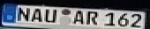
#> input picture test/resized_150.jpg, 150 x 29 px, given in place of the camera
$ python motion_detection.py
#> lines starting #> are read from the running program, lines starting #| are printed output that depends on the picture
#https://www.pyimagesearch.com/2015/05/25/basic-motion-detection-and-tracking-with-python-and-opencv/
# import the necessary packages
from imutils.video import VideoStream
import datetime
import imutils
import time
import cv2

min_area = 1500

print(cv2.__version__)

vs = VideoStream(src=0).start()
time.sleep(2.0)

# initialize the first frame in the video stream
firstFrame = None

# loop over the frames of the video
while True:
	frame = vs.read()
#> frame is the input picture: shape (29, 150, 3); mean B, G, R 112.6, 107.8, 105
	text = "No motion"

	# if the frame could not be grabbed, then we have reached the end
	# of the video
	if frame is None:
		break

	# resize the frame, convert it to grayscale, and blur it
	frame = imutils.resize(frame, width=500)
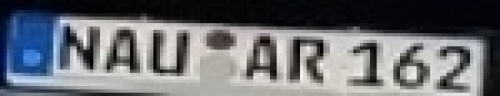
#> frame: shape (96, 500, 3); mean B, G, R 112.6, 107.7, 105
	gray = cv2.cvtColor(frame, cv2.COLOR_BGR2GRAY)
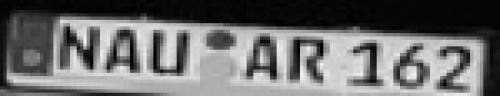
#> gray: shape (96, 500); min 0, max 244, mean 107.4
	gray = cv2.GaussianBlur(gray, (21, 21), 0)
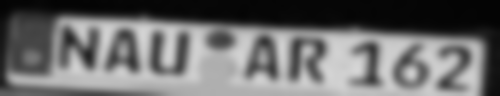
#> gray: shape (96, 500); min 3, max 214, mean 107.5

	# if the first frame is None, initialize it
	if firstFrame is None:
		firstFrame = gray
		continue

	# compute the absolute difference between the current frame and
	# first frame
	frameDelta = cv2.absdiff(firstFrame, gray)
	thresh = cv2.threshold(frameDelta, 25, 255, cv2.THRESH_BINARY)[1]

	# dilate the thresholded image to fill in holes, then find contours
	# on thresholded image
	thresh = cv2.dilate(thresh, None, iterations=2)
	cnts = cv2.findContours(thresh.copy(), cv2.RETR_EXTERNAL,
		cv2.CHAIN_APPROX_SIMPLE)
	cnts = imutils.grab_contours(cnts)

	# loop over the contours
	for c in cnts:
		# if the contour is too small, ignore it
		if cv2.contourArea(c) < min_area:
			continue

		# compute the bounding box for the contour, draw it on the frame,
		# and update the text
		(x, y, w, h) = cv2.boundingRect(c)
		cv2.rectangle(frame, (x, y), (x + w, y + h), (0, 255, 0), 2)
		text = "Motion detected"


	# draw the text and timestamp on the frame
	cv2.putText(frame, "Status: {}".format(text), (10, 20),
		cv2.FONT_HERSHEY_SIMPLEX, 0.35, (0, 0, 255), 1)
	cv2.putText(frame, datetime.datetime.now().strftime("%Y-%m-%d %H:%M:%S"),
		(10, frame.shape[0] - 10), cv2.FONT_HERSHEY_SIMPLEX, 0.35, (255, 0, 0), 1)

	cv2.imshow("Security Feed", frame)
	cv2.imshow("Thresh", thresh)
	cv2.imshow("Frame Delta", frameDelta)

	key = cv2.waitKey(1) & 0xFF
	# if the `q` key is pressed, break from the lop
	if key == ord("q"):
		break

# cleanup the camera and close any open windows
vs.stop()
cv2.destroyAllWindows()

$ run again, on test/test3.jpg
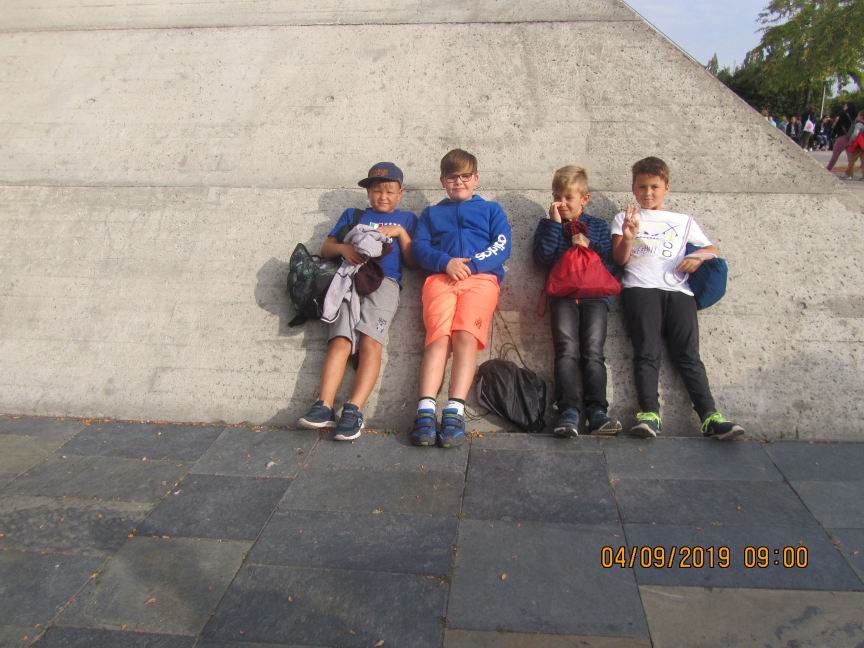
#> input picture test/test3.jpg, 3456 x 2592 px, given in place of the camera (shown at 1/4 size)
#> frame is the input picture: shape (2592, 3456, 3); mean B, G, R 129.8, 136.1, 144.7
#> `frame = imutils.resize(frame, width=500)`:
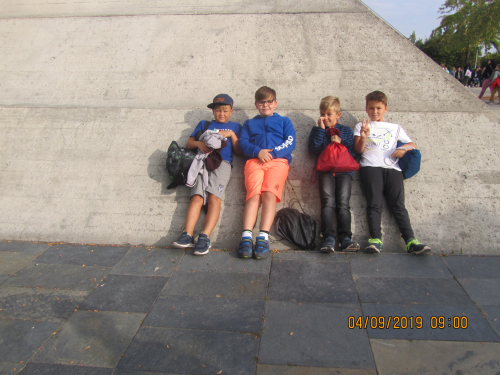
#> frame: shape (375, 500, 3); mean B, G, R 129.8, 136.1, 144.7
#> `gray = cv2.GaussianBlur(gray, (21, 21), 0)`:
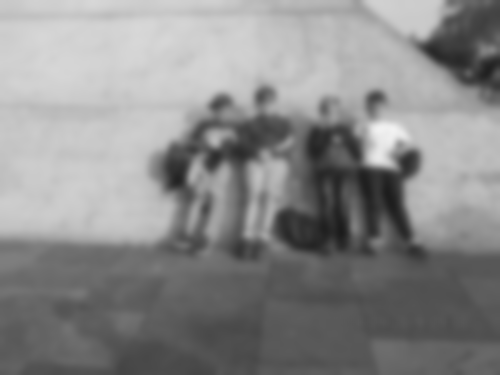
#> gray: shape (375, 500); min 27, max 242, mean 137.9
